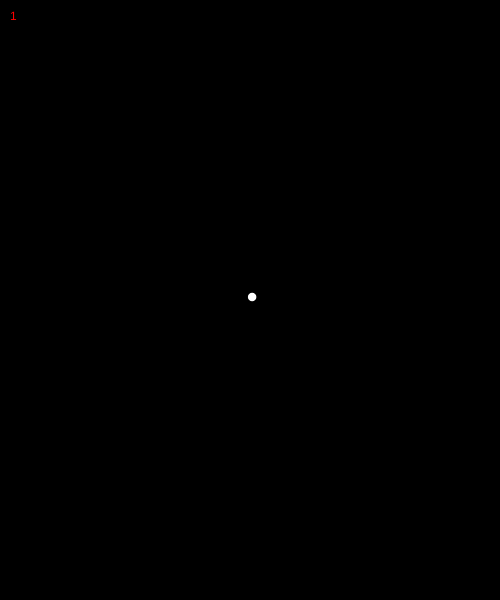
Frame 1 (no input)
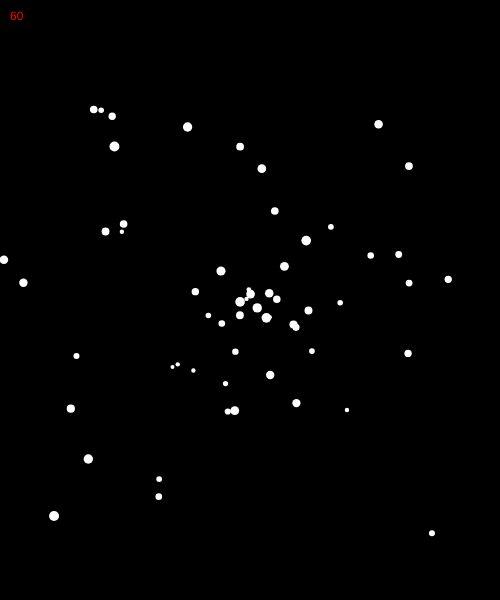
Frame 60 (no input)
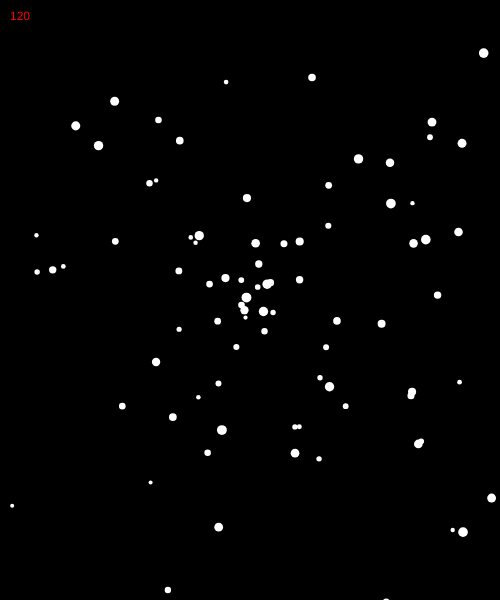
Frame 120 (the mouse pressed at the canvas centre since frame 60)

The p5.js sketch that drew these frames (run headless with seeded random() and noise() and a simulated clock; from frame 60 on, the mouse is pressed at the canvas centre):

// p5.js sketch
// ── sketch.js
let particles = [];

function setup() {
  createCanvas(500, 600);
  background(0);
}

function draw() {
  background(0);
  
  particles.push( new Particle(width / 2, height / 2) );

  for (let i = 0; i < particles.length; i++) {
    particles[i].update();
    particles[i].display();
  }
  
  if (particles.length > 300) {
    particles.splice(0,1);
  }
  
  fill(255,0,0);
  text(particles.length, 10, 20);
}
// ── Particle.js
"use strict";

class Particle {
  constructor(x,y) {
    this.pos = createVector(x,y);
    this.vel = createVector(random(-5,5),random(-5,5));
    this.acc = createVector(0,0);
    this.rad = random(2,5);
    this.isDone = false;
  }
  
  update() {
    this.vel.add(this.acc);
    this.pos.add(this.vel);
    this.acc.mult(0);
    
    // damping
    // this.vel.mult(0.98);
  }

  display() {
    push();
    translate(this.pos.x, this.pos.y);
    
    noStroke();
    fill(255);
    ellipse(0, 0, this.rad * 2, this.rad * 2);
    pop();
  }
}
